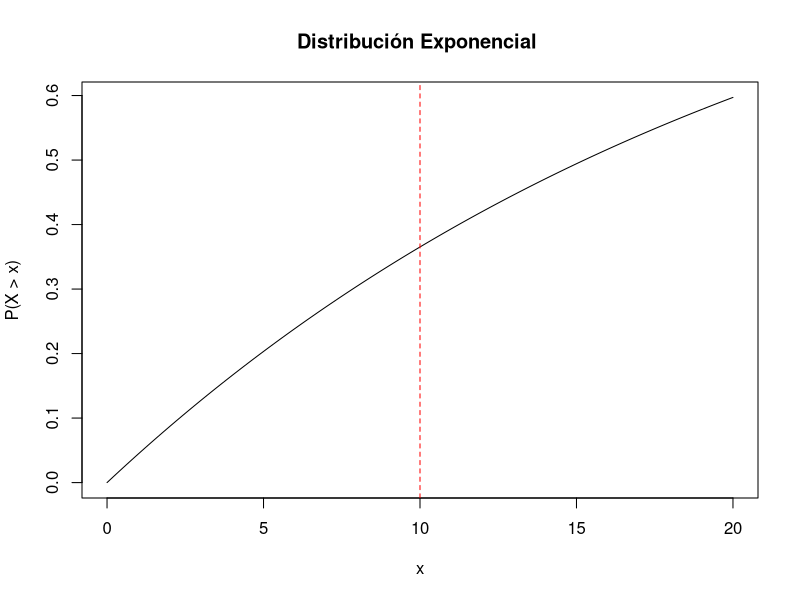
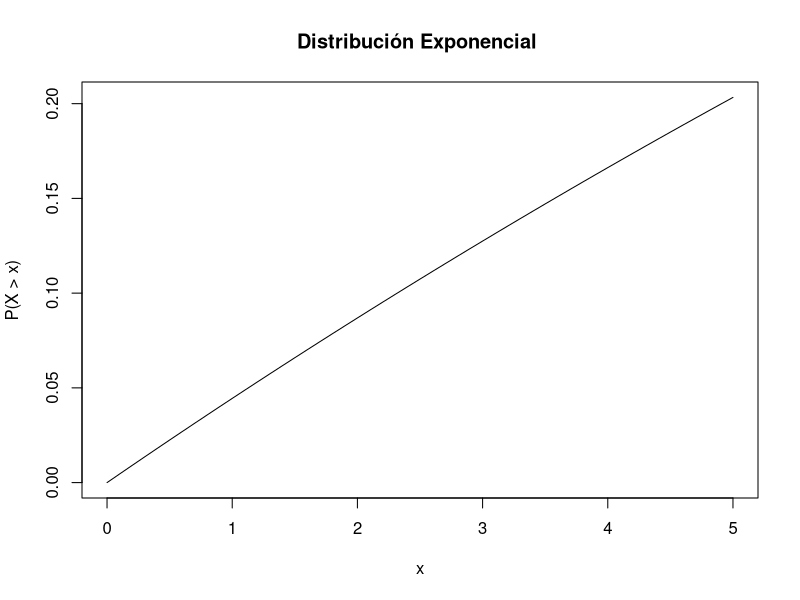

Write the R code that produced these figures, in order.
## ---- chunk 1
nombre_funcion <- function(arg1, arg2, ... ) {
        # Código
}
## ---- chunk 2
percentiles <- function(x) {
        lista = c()
        p <- c(20, 40, 60, 80)
        p1 <- c('Percentil 20 (P20)', 'Percentil 40 (P40)', 'Percentil 60 (P60)', 'Percentil 80 (P80)')
        n <- length(x)
        l <- sort(x)
        for (i in p) {
          cc <- (i/100)*n
          re <- (i*n) %% 100
          if (re==0) {
            r <- x [cc] 
          }
          else{
             r <- x [ceiling(cc)]
          }
          print(paste('El percentil',i,'es:'))
          print(r)
    
          lista = c(lista, r)
        }
        print(lista)
        print(p)
        df = data.frame(Percentil= p1, Valor=lista)
        return(df)
        
}
## ---- chunk 3
x <- c(2,3, 4, 5, 5, 7, 8, 10, 12, 12, 14, 15, 16, 16, 16, 20, 22, 22)
percentiles(x)

## ---- chunk 4

pexp(10, rate=1/22, lower.tail=TRUE)

x <- seq(0, 20, by = 0.1)
y <- pexp(x, rate = 1/22, lower.tail = TRUE)
plot(x, y, type = "l", xlab = "x", ylab = "P(X > x)", main = "Distribución Exponencial ")
abline(v = 10, col = "red", lty = 2)

## ---- chunk 5

dpois(2, lambda=4)

x <- seq(0, 5, by = 0.1)
y <- pexp(x, rate = 1/22, lower.tail = TRUE)
plot(x, y, type = "l", xlab = "x", ylab = "P(X > x)", main = "Distribución Exponencial ")

## ---- chunk 6

# Distribución Normal
distribucion_normal = matrix(0, nrow = 41, ncol = 10)
colnames(distribucion_normal) <- c("0", "0.01", "0.02", "0.03", "0.04", "0.05", 
                                   "0.06", "0.07", "0.08", "0.09")
rownames(distribucion_normal) <- c("0", "0.1", "0.2", "0.3", "0.4", "0.5", "0.6",
                                   "0.7", "0.8", "0.9", "1", "1.1", "1.2", "1.3", 
                                   "1.4", "1.5", "1.6", "1.7", "1.8", "1.9", "2", 
                                   "2.1", "2.2", "2.3", "2.4", "2.5", "2.6", "2.7", 
                                   "2.8", "2.9", "3", "3.1", "3.2", "3.3", "3.4", 
                                   "3.5", "3.6", "3.7", "3.8", "3.9", "4")
salto = 0.01
valor = 0
for (i in 1:41) {
  for (j in 1:10) {
    distribucion_normal[i,j] = pnorm(valor, lower.tail = FALSE)
    valor = valor+salto
  }
}
normal_df <- data.frame(distribucion_normal)

# Se exporta en un archivo csv
write.csv(normal_df, "normal_df.csv")
# Se muestra en la pagina
normal_df

## ---- chunk 7

# Distribución T-Student
distribucion_t = matrix(0, nrow = 120, ncol = 10)
colnames(distribucion_t) <- c("0.005", "0.01", "0.025", "0.05", "0.1", "0.2", 
                              "0.25", "0.3", "0.4", "0.45")
rownames(distribucion_t) <- paste0(" ", 1:nrow(distribucion_t))
valores = c(0.005,0.01,0.025,0.05,0.1,0.2,0.25,0.3,0.4,0.45)
for (i in 1:120) {
  for (j in 1:10) {
    distribucion_t[i,j] = qt(valores[j], i, lower.tail = FALSE)
  }
}
t_df <- data.frame(distribucion_t)

# Se exporta en un archivo csv
write.csv(t_df, "t_df.csv")
# Se muestra en la pagina
t_df
## ---- chunk 8

# Distribución chi-cuadrado

distribucion_chi = matrix(0, nrow = 120, ncol = 13)
colnames(distribucion_chi) <- c("0.995","0.99","0.975","0.95","0.9","0.75","0.5",
                                "0.25","0.1","0.05","0.025","0.01","0.005")
rownames(distribucion_chi) <- paste0(" ", 1:nrow(distribucion_chi))
valores = c(0.995,0.99,0.975,0.95,0.9,0.75,0.5,0.25,0.1,0.05,0.025,0.01,0.005)
for (i in 1:120) {
  for (j in 1:13) {
    distribucion_chi[i,j] = qchisq(valores[j], i, lower.tail = FALSE)
  }
}
chi_df <- data.frame(distribucion_chi)

# Se exporta en un archivo csv
write.csv(chi_df, "chi_df.csv")
# Se muestra en la pagina
chi_df

